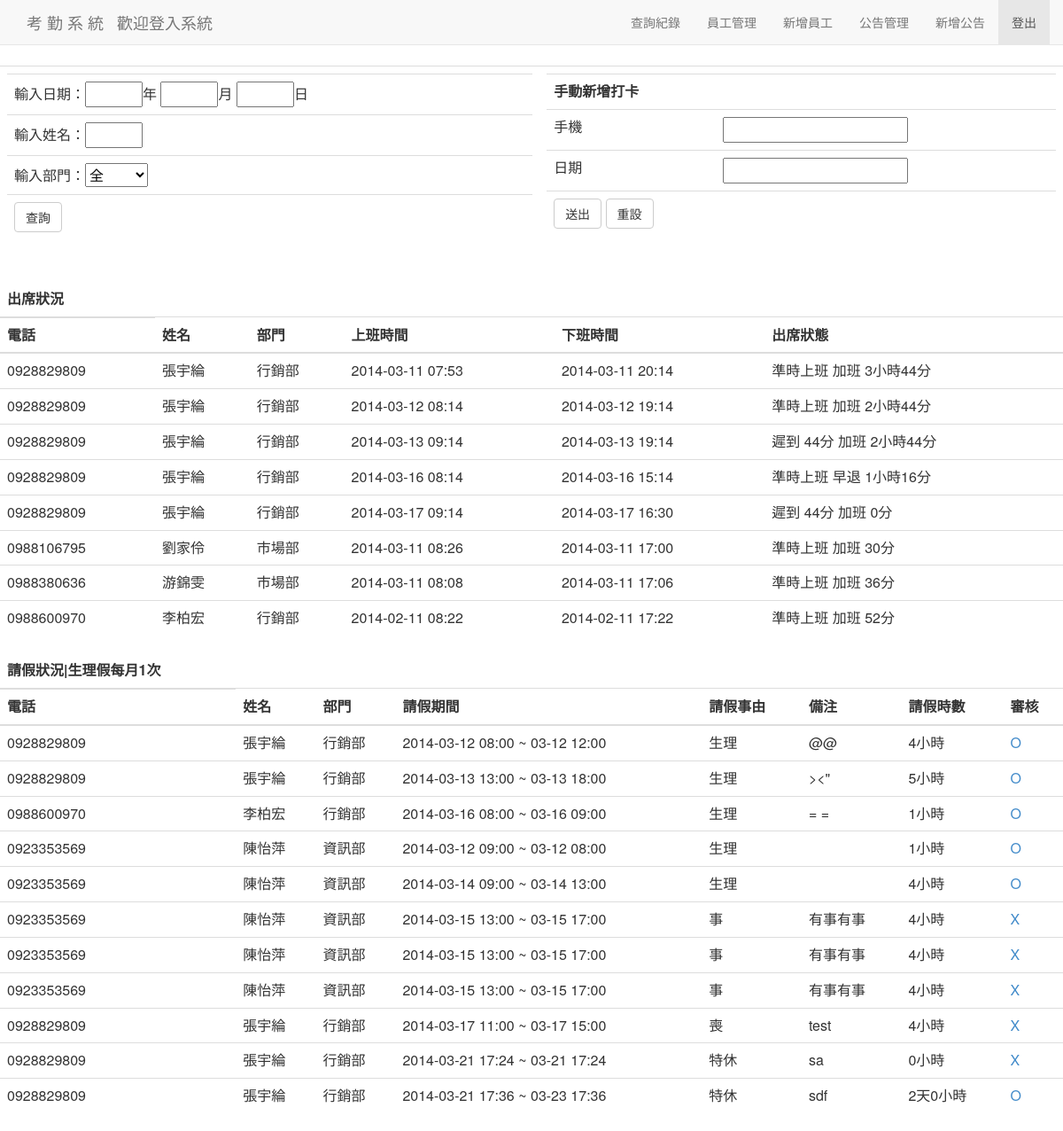
Screenshot of /leave_personal.php with the database file from the repository.
### tables this page shows
CREATE TABLE IF NOT EXISTS `vk` (
  `pk` int(11) NOT NULL AUTO_INCREMENT,
  `l_phone` varchar(50) NOT NULL,
  `l_start` datetime NOT NULL,
  `l_end` datetime NOT NULL,
  `l_condition` varchar(50) NOT NULL,
  `l_memo` text NOT NULL,
  `l_check` int(11) NOT NULL,
  `id` int(11) NOT NULL,
  PRIMARY KEY (`pk`),
  KEY `id` (`id`)
);

CREATE TABLE IF NOT EXISTS `user` (
  `id` int(11) NOT NULL AUTO_INCREMENT,
  `user_phone` varchar(50) NOT NULL,
  `user_pwd` int(11) NOT NULL COMMENT '預設生日',
  `user_name` varchar(50) NOT NULL COMMENT '姓名',
  `user_class` varchar(50) NOT NULL,
  `user_join` date NOT NULL,
  `user_permission` int(11) NOT NULL,
  PRIMARY KEY (`id`)
);

### leave_personal.php (the view, shortened to what this page needs)
<!doctype html>
<html lang="en">
<head>
  <link href="css/bootstrap.min.css" rel="stylesheet" media="screen">
</head>
<body>
  <?php   include_once("fixed.php");  ?>
<a class="btn btn-primary" href='admin.php' role='botton'>Back</a>
<br>
<br>
<br>
  <table class="table" >
 <td>
  <?php include_once("leave.php"); ?>
</td>
 <td> <?php include_once("re_var.php"); ?></td>
<table class="table" >
        <thead>
          <tr><th>出席狀況</th></tr>
          <tr>
            <th>電話</th>
            <th>姓名</th>
            <th>部門</th>
            <th>上班時間</th>
            <th>下班時間</th>
            <th>出席狀態</th>
          </tr>
        </thead>
        <tbody>
<?php
$sql = "SELECT user_phone, user_name,user_class, var_time
, MIN(var_time) AS var_first, MAX(var_time) AS var_last
FROM var INNER JOIN user ON var.id=user.id
WHERE user_permission = 2
$pick_name_sql
$pick_class_sql
$pick_year_sql
$pick_month_sql
$pick_day_sql
GROUP BY user_phone,YEAR(var_time), MONTH(var_time), DAY(var_time)";
$var = mysql_query($sql);
while ( $v_row = @mysql_fetch_assoc($var) ){
$var_first =  date('Y-m-d H:i',strtotime($v_row['var_first']));
$var_last =  date('Y-m-d H:i',strtotime($v_row['var_last']));
$clock_in_time = strtotime(date('H:i',strtotime($v_row['var_first'])));
$clock_uout_time = strtotime(date('H:i',strtotime($v_row['var_last'])));
$clock_on_time = strtotime($working_time);
$clock_out_time = strtotime($working_outtime);
$time_diff = round(abs($clock_in_time - $clock_on_time) / 60,2);
$time_outdiff = round(abs($clock_uout_time - $clock_out_time) / 60,2);
if ($time_diff >= 60) {
  $HHH = intval($time_diff/60);
  $MMM = $time_diff%60;
  $late = '遲到 '.$HHH.'小時'.$MMM.'分';
}else {
  $MMM = $time_diff%60;
  $late = '遲到 '.$MMM.'分';
}
if ($time_outdiff >=  60) {
  $HHH = intval($time_outdiff/60);
  $MMM = $time_outdiff%60;
  $lateout = '早退 '.$HHH.'小時'.$MMM.'分';
}else {
  $MMM = $time_outdiff%60;
  $lateout = '早退 '.$MMM.'分';
}
if ($time_outdiff >=  60) {
  $HHH = intval($time_outdiff/60);
  $MMM = $time_outdiff%60;
  $overtime = '加班 '.$HHH.'小時'.$MMM.'分';
}else {
  $MMM = $time_outdiff%60;
  $overtime = '加班 '.$MMM.'分';
}
?>
  <tr>
  <td><?php echo $v_row['user_phone'];?></td>
  <td><?php echo $v_row['user_name'];?></td>
  <td><?php
    if ($v_row['user_class'] == 2) echo "市場部";
    if ($v_row['user_class'] == 3) echo "行銷部";?>
  </td>
  <td><?php echo $var_first ;?></td>
  <td><?php echo $var_last ;?></td>
  <td>
 <?php
  if(date('H:i:s',strtotime($v_row['var_first'])) <= $working_time ) {
    echo '準時上班';
  }else {
    echo $late;
  }
  ?>
    <?php
  if(date('H:i:s',strtotime($v_row['var_last'])) >= $working_outtime ) {
    echo $overtime;
  }else {
    echo $lateout;
  }
  ?>
  </td>
  </tr>
<?php
}
$sql_l = "SELECT *
FROM vk INNER JOIN user ON vk.id=user.id
WHERE user_permission = 2
$pick_name_sql
$pick_class_sql
$pick_year_l_sql
$pick_month_l_sql
$pick_day_l_sql
";
$leave = mysql_query($sql_l);
?>
        </tbody>
</table>
<table class="table" >
        <thead>
          <tr><th>請假狀況|生理假每月1次</th></tr>
          <tr>
            <th>電話</th>
            <th>姓名</th>
            <th>部門</th>
            <th>請假期間</th>
            <th>請假事由</th>
            <th>備注</th>
            <th>請假時數</th>
            <th>審核</th>
          </tr>
        </thead>
        <tbody>
<?php
while ( $l_row = @mysql_fetch_assoc($leave) ){
  $l_start = date('Y-m-d H:i',strtotime($l_row['l_start']));
  $start = strtotime(date('Y-m-d H:i',strtotime($l_row['l_start'])));
  $end = strtotime(date('Y-m-d H:i',strtotime($l_row['l_end'])));
  $time_intervel = (int)round(abs($end - $start)/3600,2);
  $short_end = date('m-d H:i',strtotime($l_row['l_end']));
  if ($time_intervel >= 24) {
  $DDD = intval($time_intervel/24);
  $HHH = $time_intervel%24;
  $time_intervel = $DDD."天".$HHH."小時";
  }else {
  $HHH = $time_intervel%24;
  $time_intervel = $HHH."小時";
  }
?>
  <tr>
  <td><?php echo $l_row['user_phone'];?></td>
  <td><?php echo $l_row['user_name'];?></td>
  <td><?php
    if ($l_row['user_class'] == 1) echo "資訊部";
    if ($l_row['user_class'] == 3) echo "行銷部";?></td>
  <td><?php echo $l_start." ~ ".$short_end;?></td>
  <td><?php
    if ($l_row['l_condition'] == 2) echo "喪";
    if ($l_row['l_condition'] == 3) echo "事";
    if ($l_row['l_condition'] == 5) echo "生理";
    if ($l_row['l_condition'] == 6) echo "特休";
      ?></td>
  <td><?php echo $l_row['l_memo'];?></td>
  <td><?php echo $time_intervel;?></td>
  <td><a href="leave_check.php?pk=<?php echo $l_row['pk'] ?>">
      <?php if($l_row['l_check'] == 1) echo "O";
            elseif ($l_row['l_check'] == 0) echo "X";
      ?>
      </a></td>
  </tr>
<?php
}
?>
       </tbody>
</table>
</body>
</html>

### rows the page displays
vk: user.user_phone "0928829809", user.user_name "張宇綸", shows "行銷部", l_start "2014-03-12 08:00", l_end "03-12 12:00", l_condition "生理", l_memo "@@", time_intervel "4小時", l_check "O"
vk: user.user_phone "0928829809", user.user_name "張宇綸", shows "行銷部", l_start "2014-03-13 13:00", l_end "03-13 18:00", l_condition "生理", l_memo "><\"", time_intervel "5小時", l_check "O"
vk: user.user_phone "0988600970", user.user_name "李柏宏", shows "行銷部", l_start "2014-03-16 08:00", l_end "03-16 09:00", l_condition "生理", l_memo "= =", time_intervel "1小時", l_check "O"
vk: user.user_phone "0923353569", user.user_name "陳怡萍", shows "資訊部", l_start "2014-03-12 09:00", l_end "03-12 08:00", l_condition "生理", time_intervel "1小時", l_check "O"
vk: user.user_phone "0923353569", user.user_name "陳怡萍", shows "資訊部", l_start "2014-03-14 09:00", l_end "03-14 13:00", l_condition "生理", time_intervel "4小時", l_check "O"
vk: user.user_phone "0923353569", user.user_name "陳怡萍", shows "資訊部", l_start "2014-03-15 13:00", l_end "03-15 17:00", l_condition "事", l_memo "有事有事", time_intervel "4小時", l_check "X"
vk: user.user_phone "0923353569", user.user_name "陳怡萍", shows "資訊部", l_start "2014-03-15 13:00", l_end "03-15 17:00", l_condition "事", l_memo "有事有事", time_intervel "4小時", l_check "X"
vk: user.user_phone "0923353569", user.user_name "陳怡萍", shows "資訊部", l_start "2014-03-15 13:00", l_end "03-15 17:00", l_condition "事", l_memo "有事有事", time_intervel "4小時", l_check "X"
vk: user.user_phone "0928829809", user.user_name "張宇綸", shows "行銷部", l_start "2014-03-17 11:00", l_end "03-17 15:00", l_condition "喪", l_memo "test", time_intervel "4小時", l_check "X"
vk: user.user_phone "0928829809", user.user_name "張宇綸", shows "行銷部", l_start "2014-03-21 17:24", l_end "03-21 17:24", l_condition "特休", l_memo "sa", time_intervel "0小時", l_check "X"
vk: user.user_phone "0928829809", user.user_name "張宇綸", shows "行銷部", l_start "2014-03-21 17:36", l_end "03-23 17:36", l_condition "特休", l_memo "sdf", time_intervel "2天0小時", l_check "O"

### other values shown
$v_row['user_phone'] "0928829809"
$v_row['user_name'] "張宇綸"
$var_first "2014-03-11 07:53"
$var_last "2014-03-11 20:14"
$overtime "加班 3小時44分"
$var_first "2014-03-12 08:14"
$var_last "2014-03-12 19:14"
$overtime "加班 2小時44分"
$var_first "2014-03-13 09:14"
$var_last "2014-03-13 19:14"
$late "遲到 44分"
$var_first "2014-03-16 08:14"
$var_last "2014-03-16 15:14"
$lateout "早退 1小時16分"
$var_first "2014-03-17 09:14"
